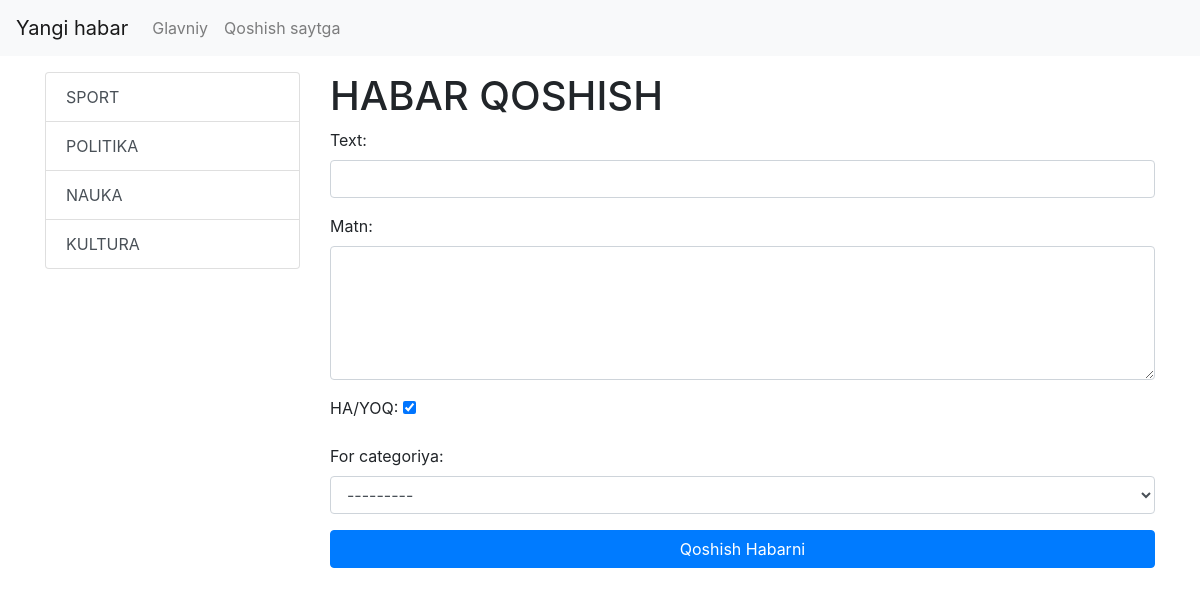
The page /news/add_news/ on the database its author committed.
### news/models.py (models this page shows)
class Category(models.Model):
    title = models.CharField(max_length=150, db_index=True, verbose_name='kategoriya')
    def get_absolute_url(self):
        return reverse('category', kwargs={'category_id':self.pk})
    def __str__(self):
        return self.title
    class Meta:
        verbose_name = "kategoriya"  # iciga yoiladi adminkani
        verbose_name_plural = 'kategoriy'  # tashqarisiga yoziladi

### news/views.py (the view)
# urls.py: path('news/add_news/', CreateNews.as_view(), name='add_news'),
class CreateNews(CreateView):
   form_class = NewsForm
   template_name = 'news/add_news.html'

### news/forms.py (shortened to what this page needs)
class NewsForm(forms.ModelForm):
    class Meta:
        model=News
        fields = ['title','contact','is_published','category']
        widgets= {
            'title':forms.TextInput(attrs={"class":'form-control'}),
            'contact':forms.Textarea(attrs={"class":'form-control', "rows":5 }),
            'category':forms.Select(attrs={"class":'form-control'})
        }

### news/templatetags/news_tags.py (called while the page is built)
@register.inclusion_tag('news/lits_categories.html')
def show_categories():
    categories = Category.objects.all()
    return {'categories': categories}

### news/templates/news/add_news.html (shortened to what this page needs)
{% extends 'base.html' %}
{% block sidebar %}
{% include 'inc/_sidebar.html' %}
{% endblock %}
{% block contact %}
<h1>HABAR QOSHISH</h1>
<form action="{% url 'add_news' %}" method="post">
    {{ form.as_p }}
    <button type="submit" class="btn btn-primary btn-block">Qoshish Habarni</button>
</form>
{% endblock %}

### news/templates/news/lits_categories.html (shortened to what this page needs)
<div class="list-group">
    {% for item in categories %}
    <a href="{{ item.get_absolute_url}}" class="list-group-item list-group-item-action">{{item.title}}</a>
    {% endfor %}
</div>

### rows shown on the page
Category: title "SPORT"
Category: title "POLITIKA"
Category: title "NAUKA"
Category: title "KULTURA"
